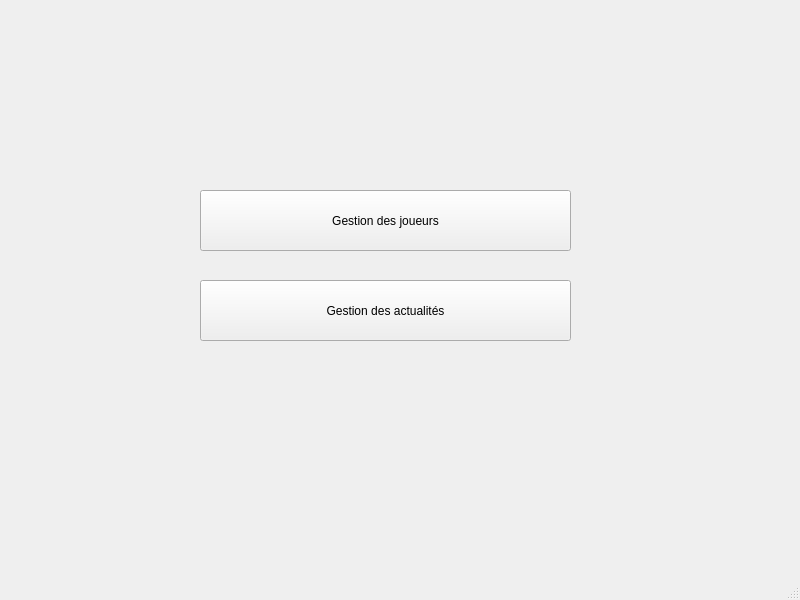
<?xml version="1.0" encoding="UTF-8"?>
<ui version="4.0">
 <class>MainWindow</class>
 <widget class="QMainWindow" name="MainWindow">
  <property name="geometry">
   <rect>
    <x>0</x>
    <y>0</y>
    <width>800</width>
    <height>600</height>
   </rect>
  </property>
  <property name="contextMenuPolicy">
   <enum>Qt::PreventContextMenu</enum>
  </property>
  <property name="windowTitle">
   <string>Accueil</string>
  </property>
  <widget class="QWidget" name="centralwidget">
   <widget class="QPushButton" name="pushButton">
    <property name="geometry">
     <rect>
      <x>200</x>
      <y>190</y>
      <width>371</width>
      <height>61</height>
     </rect>
    </property>
    <property name="text">
     <string>Gestion des joueurs</string>
    </property>
   </widget>
   <widget class="QPushButton" name="pushButton_2">
    <property name="geometry">
     <rect>
      <x>200</x>
      <y>280</y>
      <width>371</width>
      <height>61</height>
     </rect>
    </property>
    <property name="text">
     <string>Gestion des actualités</string>
    </property>
   </widget>
   <widget class="QLabel" name="label_5">
    <property name="geometry">
     <rect>
      <x>620</x>
      <y>10</y>
      <width>171</width>
      <height>141</height>
     </rect>
    </property>
    <property name="text">
     <string/>
    </property>
    <property name="pixmap">
     <pixmap>../84639679_1093221177697262_6017725296000630784_n.png</pixmap>
    </property>
    <property name="scaledContents">
     <bool>true</bool>
    </property>
   </widget>
  </widget>
  <widget class="QMenuBar" name="menubar">
   <property name="geometry">
    <rect>
     <x>0</x>
     <y>0</y>
     <width>800</width>
     <height>26</height>
    </rect>
   </property>
  </widget>
  <widget class="QStatusBar" name="statusbar"/>
 </widget>
 <resources/>
 <connections/>
</ui>
